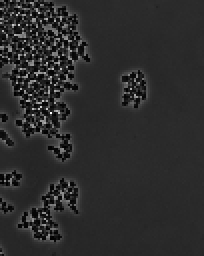
%> input picture RBT_on_AI_segmentation_tool/yeast_nd057_t000250c1_original.tif, 102 x 128 px, shrunk from 406 x 512 before the run (shown 2 times larger)
$ octave --eval "result = AICHE_uint16(imread('../RBT_on_AI_segmentation_tool/yeast_nd057_t000250c1_original.tif'));"   (GNU Octave 9; MATLAB toolbox functions it lacks are replaced by stand-ins)
%> lines starting %> are read from the running program, lines starting %| are printed output that depends on the picture
function output = AICHE_uint16(input)
    % AICHE for uint16 grayscale images (0좻65535)
    % input: uint16 grayscale image
    % output: uint16 enhanced image

    input = double(input);
    [rows, cols] = size(input);
    L = 65536; % For uint16 image

    % Step 1: Compute improved Otsu threshold
    threshold = improved_otsu_uint16(input, L);

    % Step 2: Histogram segmentation and equalization
    hist_input = imhist(uint16(input), L);
    hist1 = hist_input(1:threshold+1);
    hist2 = hist_input(threshold+2:end);

    cdf1 = cumsum(hist1) / sum(hist1);
    cdf2 = cumsum(hist2) / sum(hist2);

    map1 = round(cdf1 * threshold);
    map2 = round(cdf2 * (L - threshold - 1)) + threshold + 1;

    % Apply equalization mapping
    equalized = zeros(size(input));
    for i = 1:rows
        for j = 1:cols
            pixel = input(i,j);
            if pixel <= threshold
                equalized(i,j) = map1(pixel + 1);
            else
                equalized(i,j) = map2(pixel - threshold);
            end
        end
    end

    % Step 3: Adaptive local brightness correction
    output = adaptive_local_correction_uint16(input, equalized);
    output = uint16(min(max(output, 0), L - 1));
end

function threshold = improved_otsu_uint16(img, L)
    % Improved Otsu method for uint16 grayscale images
    [counts, ~] = imhist(uint16(img), L);
    total = sum(counts);
    max_sigma = 0;
    threshold = 0;

    for t = 1:L-1
        w0 = sum(counts(1:t)) / total;
        w1 = sum(counts(t+1:end)) / total;
        if w0 == 0 || w1 == 0
            continue;
        end
        mu0 = sum((0:t-1)'.*counts(1:t)) / sum(counts(1:t));
        mu1 = sum((t:L-1)'.*counts(t+1:end)) / sum(counts(t+1:end));
        sigma_b = w0 * w1 * (mu0 - mu1)^2;
        if sigma_b > max_sigma
            max_sigma = sigma_b;
            threshold = t - 1;
        end
    end
end

function corrected = adaptive_local_correction_uint16(original, equalized)
    % Adaptive local brightness correction for uint16 images
    [rows, cols] = size(original);
    corrected = zeros(rows, cols);
    window_size = 3;
    pad_size = floor(window_size / 2);
    padded_original = padarray(original, [pad_size, pad_size], 'symmetric');
    padded_equalized = padarray(equalized, [pad_size, pad_size], 'symmetric');

    for i = 1:rows
        for j = 1:cols
            local_orig = padded_original(i:i+window_size-1, j:j+window_size-1);
            local_eq = padded_equalized(i:i+window_size-1, j:j+window_size-1);
            mean_orig = mean(local_orig(:));
            mean_eq = mean(local_eq(:));
            if mean_eq == 0
                corrected(i,j) = equalized(i,j);
            else
                corrected(i,j) = equalized(i,j) * (mean_orig / mean_eq);
            end
        end
    end
end
%> in improved_otsu_uint16, `total = sum(counts);`: total = 13056
%> after the loop in improved_otsu_uint16, `for t = 1:L-1`: max_sigma = 1536645.3; threshold = 7896
%> in AICHE_uint16, `hist1 = hist_input(1:threshold+1);`: hist1 = 7897 values, max 44 at index 5555, min 0 at index 1, mean 1.54
%> in AICHE_uint16, `cdf1 = cumsum(hist1) / sum(hist1);`: cdf1 = 7897 values from 0 to 1
%> in AICHE_uint16, `map1 = round(cdf1 * threshold);`: map1 = 7897 values from 0 to 7896
%> after the loop in AICHE_uint16, `for i = 1:rows`:
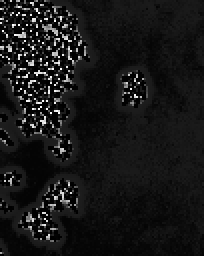
%> equalized: size 128x102 double (shown 2 times larger); min 1, max 65536, mean 6114.2; drawn with min black and max white
%> in adaptive_local_correction_uint16, `padded_original = padarray(original, [pad_size, pad_size], 'symmetric');`:
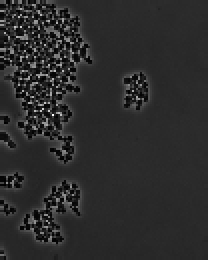
%> padded_original: size 130x104 double (shown 2 times larger); min 2496, max 20995, mean 5726.8; drawn with min black and max white
%> in adaptive_local_correction_uint16, `padded_equalized = padarray(equalized, [pad_size, pad_size], 'symmetri..`:
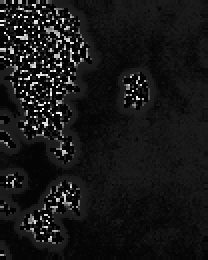
%> padded_equalized: size 130x104 double (shown 2 times larger); min 1, max 65536, mean 6097.1; drawn with min black and max white
%> after the loop in adaptive_local_correction_uint16, `for i = 1:rows`:
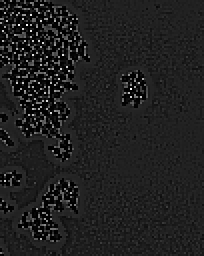
%> corrected: size 128x102 double (shown 2 times larger); min 0.631, max 44362, mean 5604.5; drawn with min black and max white
